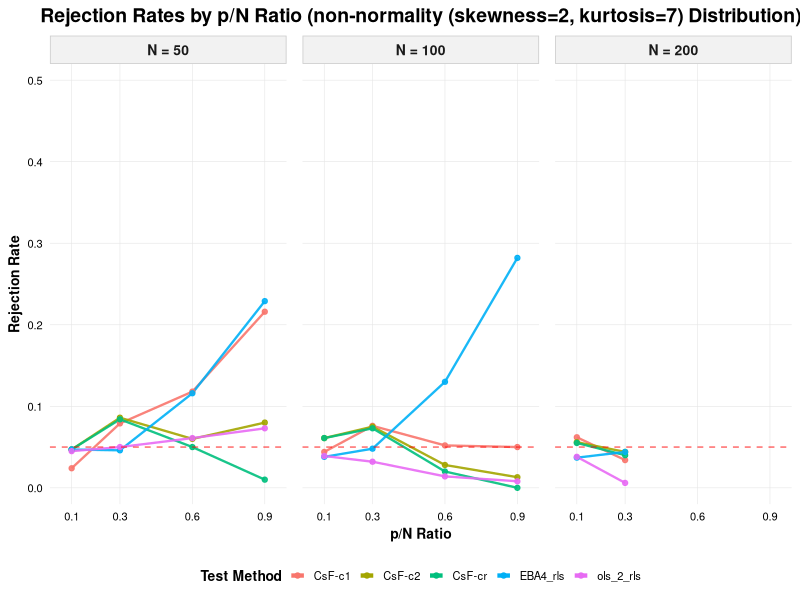
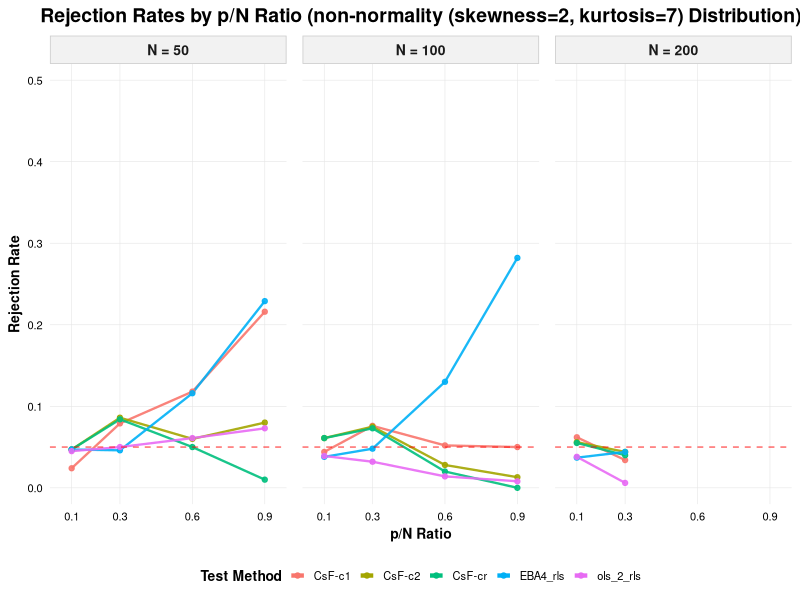

Recreate these plots in R, in order.




library(ggplot2)
library(dplyr)
library(tidyr)
library(scales)

normal_data <- data.frame(
  p_N = c(0.1, 0.3, 0.6, 0.9, 0.1, 0.3, 0.6, 0.9, 0.1, 0.3),
  N   = c(50, 50, 50, 50, 100, 100, 100, 100, 200, 200),
  pT_CsF_c1 = c(0.024, 0.079, 0.118, 0.216, 0.044, 0.076, 0.052, 0.050, 0.062, 0.034),
  pT_CsF_c2 = c(0.047, 0.086, 0.060, 0.080, 0.061, 0.075, 0.028, 0.013, 0.056, 0.044),
  pT_CsF_cr = c(0.047, 0.084, 0.050, 0.010, 0.061, 0.073, 0.020, 0.000, 0.055, 0.040),
  pEBA4_rls = c(0.047, 0.046, 0.116, 0.229, 0.038, 0.048, 0.130, 0.282, 0.037, 0.044),
  pols_2_rls = c(0.045, 0.050, 0.061, 0.073, 0.039, 0.032, 0.014, 0.008, 0.038, 0.006)
)
# 
test_names <- c(
  "pT_CsF_c1" = "CsF-c1",
  "pT_CsF_c2" = "CsF-c2",
  "pT_CsF_cr" = "CsF-cr",
  "pEBA4_rls" = "EBA4_rls",
  "pols_2_rls" = "ols_2_rls"
)

# 
data_long <- normal_data %>%
  pivot_longer(
    cols = -c(p_N, N),
    names_to = "Test",
    values_to = "Rejection_Rate"
  ) %>%
  mutate(
    Test = factor(Test, levels = names(test_names), labels = test_names),
    N = factor(N, levels = c(50, 100, 200)),
    Test_Group = case_when(
      grepl("F", Test) ~ "F-variants",
      grepl("CsF", Test) ~ "CsF-variants",
      grepl("EBA", Test) ~ "EBA-variants",
      TRUE ~ "Other"
    )
  )

# 
ggplot(data_long, aes(x = p_N, y = Rejection_Rate, color = Test, group = Test)) +
  geom_line(linewidth = 0.8, alpha = 0.9) +
  geom_point(size = 1.5, alpha = 0.9) +
  facet_wrap(~ N, nrow = 1, labeller = labeller(N = ~ paste("N =", .x))) +
  scale_y_continuous(
    limits = c(0, 0.5),                     # 
    breaks = seq(0, 0.5, 0.1),              # 
    expand = c(0, 0.02)
  ) +
  scale_x_continuous(
    breaks = unique(normal_data$p_N),
    labels = scales::number_format(accuracy = 0.1),
    expand = c(0.05, 0.05)
  ) +
  geom_hline(
    yintercept = 0.05, 
    linetype = "dashed", 
    color = "red", 
    linewidth = 0.5,
    alpha = 0.6
  ) +
  labs(
    title = "Rejection Rates by p/N Ratio (non-normality (skewness=2, kurtosis=7) Distribution)",
    x = "p/N Ratio",
    y = "Rejection Rate",
    color = "Test Method"
  ) +
  theme_minimal(base_size = 12) +
  theme(
    legend.position = "bottom",
    legend.direction = "horizontal",        # 
    legend.title = element_text(face = "bold", size = 10),
    legend.text = element_text(size = 8),
    legend.key.size = unit(0.4, "cm"),      # 
    panel.grid.major = element_line(color = "grey90", linewidth = 0.2),
    panel.grid.minor = element_blank(),
    strip.background = element_rect(fill = "grey95", color = "grey80"),
    strip.text = element_text(face = "bold", size = 10),
    plot.title = element_text(face = "bold", hjust = 0.5, size = 14),
    axis.title = element_text(face = "bold", size = 10),
    axis.text = element_text(color = "black", size = 8),
    panel.spacing = unit(0.8, "lines")
  ) +
  scale_color_manual(values = scales::hue_pal()(length(test_names))) +
  guides(color = guide_legend(
    nrow = 1,                                # 
    override.aes = list(linewidth = 1.5, alpha = 1)
  ))

# 
ggsave("all_tests_rejection_rates.png", width = 14, height = 8, dpi = 300)
